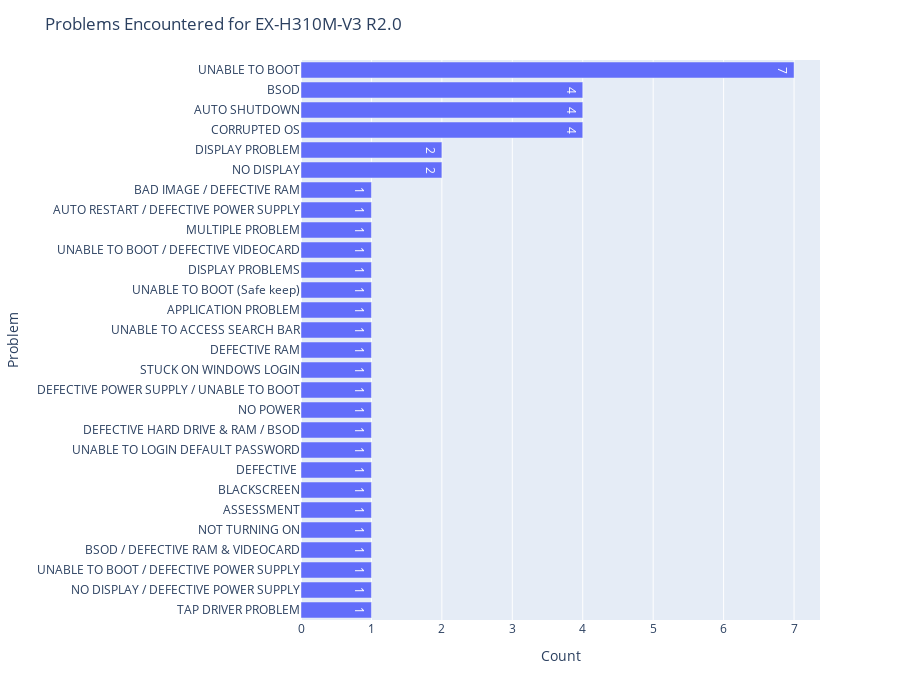

The cell this chart's notebook holds for it:
### Code cell
fig3 = px.bar(sheet2, x = 'Count', y = 'Problem' , text='Count', orientation='h')
fig3.update_layout(autosize=False, width=900, height=700, title="Problems Encountered for EX-H310M-V3 R2.0", xaxis={'categoryorder':'total ascending'})
fig3.show()

### Figure 1 — Plotly figure (JSON) as saved in the notebook; plotly's stock layout.template omitted (floating-point values rounded to 4 significant figures)
{"data": [{"alignmentgroup": "True", "hovertemplate": "Count=%{text}<br>Problem=%{y}<extra></extra>", "legendgroup": "", "marker": {"color": "#636efa", "pattern": {"shape": ""}}, "name": "", "offsetgroup": "", "orientation": "h", "showlegend": false, "text": [1, 1, 1, 1, 1, 1, 1, 1, 1, 1, 1, 1, 1, 1, 1, 1, 1, 1, 1, 1, 1, 1, 2, 2, 4, 4, 4, 7], "textposition": "auto", "type": "bar", "x": [1, 1, 1, 1, 1, 1, 1, 1, 1, 1, 1, 1, 1, 1, 1, 1, 1, 1, 1, 1, 1, 1, 2, 2, 4, 4, 4, 7], "xaxis": "x", "y": ["TAP DRIVER PROBLEM", "NO DISPLAY / DEFECTIVE POWER SUPPLY", "UNABLE TO BOOT / DEFECTIVE POWER SUPPLY", "BSOD / DEFECTIVE RAM & VIDEOCARD", "NOT TURNING ON", "ASSESSMENT", "BLACKSCREEN", "DEFECTIVE ", "UNABLE TO LOGIN DEFAULT PASSWORD", "DEFECTIVE HARD DRIVE & RAM / BSOD", "NO POWER", "DEFECTIVE POWER SUPPLY / UNABLE TO BOOT", "STUCK ON WINDOWS LOGIN", "DEFECTIVE RAM", "UNABLE TO ACCESS SEARCH BAR", "APPLICATION PROBLEM", "UNABLE TO BOOT (Safe keep)", "DISPLAY PROBLEMS", "UNABLE TO BOOT / DEFECTIVE VIDEOCARD", "MULTIPLE PROBLEM", "AUTO RESTART / DEFECTIVE POWER SUPPLY", "BAD IMAGE / DEFECTIVE RAM", "NO DISPLAY", "DISPLAY PROBLEM", "CORRUPTED OS", "AUTO SHUTDOWN", "BSOD", "UNABLE TO BOOT"], "yaxis": "y"}], "layout": {"autosize": false, "barmode": "relative", "height": 700, "legend": {"tracegroupgap": 0}, "margin": {"t": 60}, "title": {"text": "Problems Encountered for EX-H310M-V3 R2.0"}, "width": 900, "xaxis": {"anchor": "y", "categoryorder": "total ascending", "domain": [0, 1], "title": {"text": "Count"}}, "yaxis": {"anchor": "x", "domain": [0, 1], "title": {"text": "Problem"}}}}
